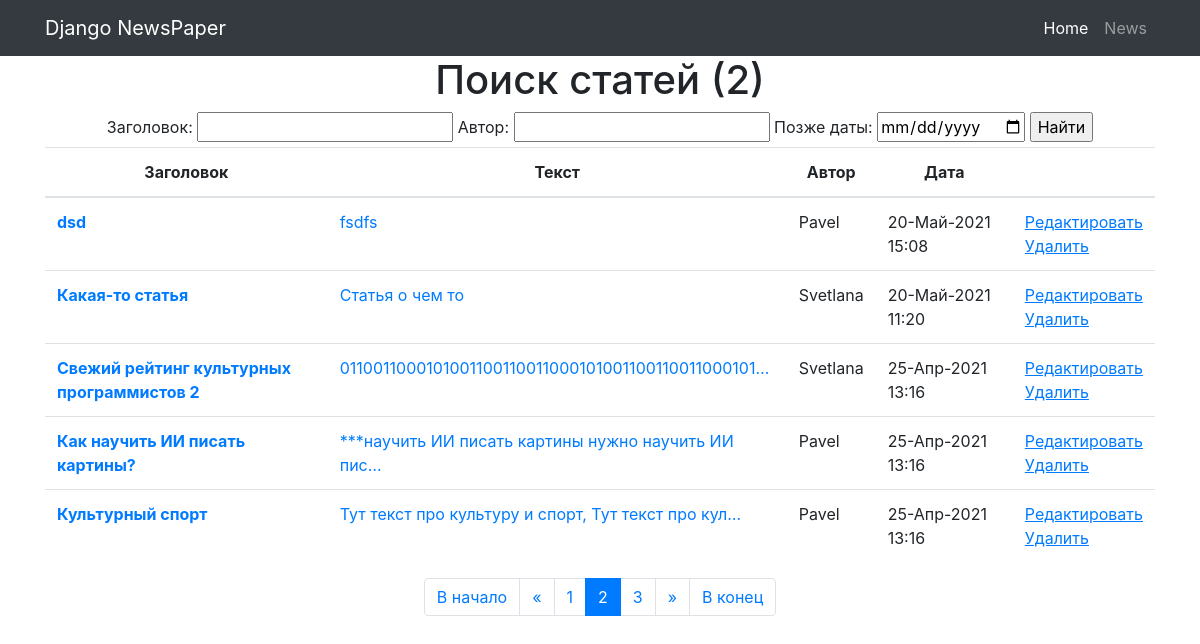
The page /news/search/?page=2 on the database its author committed.
### news/models.py (models this page shows, shortened)
class Post(models.Model):
    ARTICLE = 'AR'
    NEWS = 'NS'
    POST_CHOICES = (
        (ARTICLE, 'Статья'),
        (NEWS, 'Новость'),
    )
    author = models.ForeignKey(Author, on_delete=models.CASCADE)
    type_post = models.CharField(max_length=2, choices=POST_CHOICES,
                                 default=ARTICLE)
    created_at = models.DateTimeField(auto_now_add=True)
    category = models.ManyToManyField(Category, through='PostCategory')
    title = models.CharField(max_length=255)
    content = models.TextField()
    rating = models.IntegerField(default=0)

class Author(models.Model):
    user = models.OneToOneField(User, on_delete=models.CASCADE)
    rating = models.IntegerField(default=0)
    def __str__(self):
        return f'{self.user}'

### news/views.py (the view)
# urls.py: path('search/', PostSearch.as_view()),
class PostSearch(ListView):
    model = Post
    template_name = 'news/search.html'
    context_object_name = 'posts'
    ordering = ['-created_at']
    paginate_by = 2
    def get_context_data(self, **kwargs):
        context = super(PostSearch, self).get_context_data(**kwargs)
        post_list = PostFilter(self.request.GET, queryset=Post.objects.all()).qs
        paginator = Paginator(post_list, self.paginate_by)
        page = self.request.GET.get('page')
        try:
            post_filter = paginator.page(page)
        except PageNotAnInteger:
            post_filter = paginator.page(1)
        except EmptyPage:
            post_filter = paginator.page(paginator.num_pages)
        context['filter'] = PostFilter(self.request.GET, queryset=super().get_queryset())
        context['filterset'] = post_filter
        return context

### news/templatetags/custom_filters.py (called while the page is built)
@register.filter(name='censor')
def censor(value):
    words = ['дурак', 'сука']
    for word in words:
        if word in value:
            value = value.replace(word, '***')
    return str(value)

### templates/news/search.html (shortened to what this page needs)
{% extends 'default.html' %}
{% load custom_filters %}
{% block content %}
<h1>Поиск статей ({{ posts|length }})</h1>
  {% if posts %}
<form method="GET">
    {{ filter.form }}
    <input type="submit" value="Найти">
</form>
<table class="table">
  <thead>
    <tr>
      <th scope="col">Заголовок</th>
      <th scope="col">Текст</th>
      <th scope="col">Автор</th>
      <th scope="col">Дата</th>
      <th scope="col"></th>
    </tr>
  </thead>
  <tbody>
    {% for post in filter.qs %}
     <tr class="text-left">
      <th scope="row"><a href="{{ post.pk }}">{{ post.title|censor }}</a></th>
      <td><a href="{{ post.pk }}">{{ post.content|censor|truncatechars:50 }}</a></td>
      <td>{{ post.author }}</td>
      <td>{{ post.created_at|date:'d-M-Y H:i' }}</td>
       <td><a href="{% url 'post_edit' post.id %}"><u>Редактировать</u></a><br><a href="{% url 'post_delete' post.id %}"><u> Удалить </u></a></td>
    </tr>
    {% endfor %}
  </tbody>
</table>
  {% else %}
        <h2>Ничего не найдено!</h2>
  {% endif %}
{% if is_paginated %}
<nav aria-label="Page navigation">
  <ul class="pagination justify-content-center">
    {% if filterset.has_previous %}
        <li class="page-item"><a class="page-link" href="?page=1">В начало</a></li>
        <li class="page-item">
          <a class="page-link" href="?page={{ filterset.previous_page_number }}" aria-label="Previous">
            <span aria-hidden="true">&laquo;</span>
          </a>
        </li>
    {% endif %}
    {% for num in filterset.paginator.page_range %}
        {% if filterset.number == num %}
            <li class="page-item active"><a class="page-link">{{ num }}</a></li>
        {% elif num > filterset.number|add:'-3' and num < filterset.number|add:'3' %}
            <li class="page-item"><a class="page-link" href="?page={{ num }}">{{ num }}</a></li>
        {% endif %}
    {% endfor %}
    {% if filterset.has_next %}
        <li class="page-item">
          <a class="page-link" href="?page={{ filterset.next_page_number }}" aria-label="Next">
            <span aria-hidden="true">&raquo;</span>
          </a>
        </li>
        <li class="page-item"><a class="page-link" href="?page={{ filterset.paginator.num_pages }}">В конец</a></li>
    {% endif %}
  </ul>
</nav>
{% endif %}
{% endblock content %}

### rows shown on the page
Post: title|censor "dsd", content|censor "fsdfs", author "Pavel", created_at "20-Май-2021 15:08"
Post: title|censor "Какая-то статья", content|censor "Статья о чем то", author "Svetlana", created_at "20-Май-2021 11:20"
Post: title|censor "Свежий рейтинг культурных программистов 2", content|censor "0110011000101001100110011000101001100110011000101…", author "Svetlana", created_at "25-Апр-2021 13:16"
Post: title|censor "Как научить ИИ писать картины?", content|censor "***научить ИИ писать картины нужно научить ИИ пис…", author "Pavel", created_at "25-Апр-2021 13:16"
Post: title|censor "Культурный спорт", content|censor "Тут текст про культуру и спорт, Тут текст про кул…", author "Pavel", created_at "25-Апр-2021 13:16"

### other values the page prints
{{ posts|length }} "2"
{{ num }} "1" "3"
{{ num }} "2"
